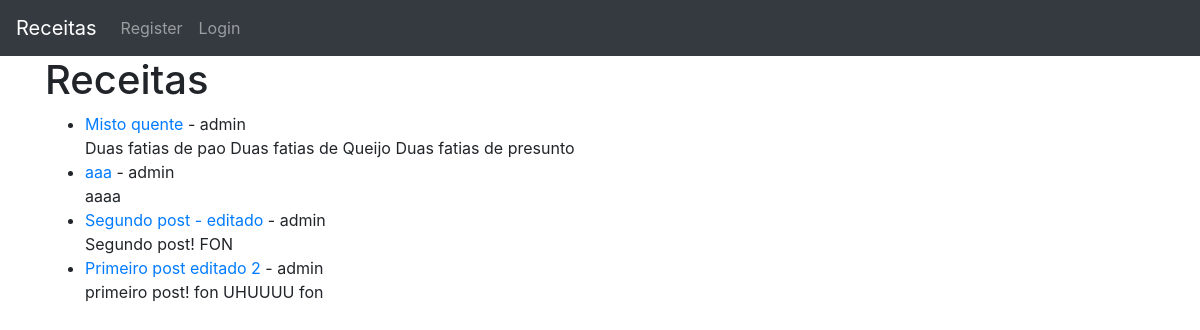
Before: / with the older database file.
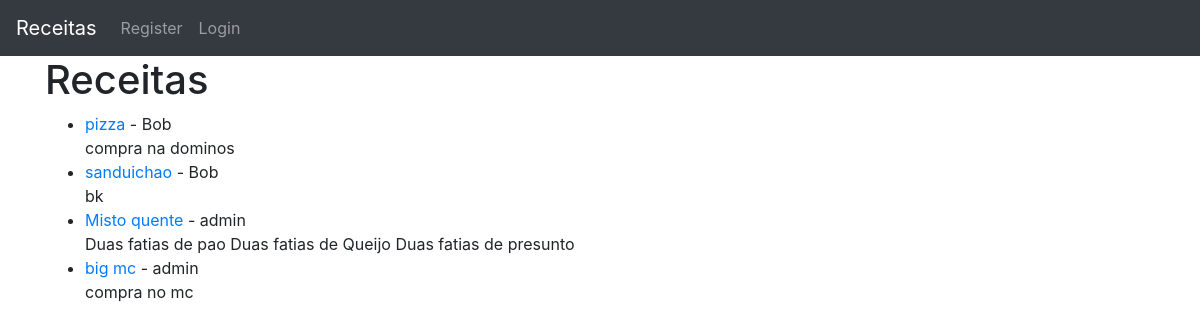
After: the same page with the newer database file.
### theblog/models.py (models this page shows, shortened)
class Post(models.Model):
    title = models.CharField(max_length=255)
    author = models.ForeignKey(User, on_delete=models.CASCADE)
    body = models.TextField()

### theblog/views.py (the view)
# urls.py: path('', HomeView.as_view(), name='home'),
class HomeView(ListView):
    model = Post
    template_name = 'home.html'
    ordering = ['-id']

### theblog/templates/home.html (shortened to what this page needs)
{% extends "base.html" %}
{%block content %}
<h1>Receitas</h1>
<ul>
{% for post in object_list %}
    <li><a href="{%url 'article-detail' post.pk%}">{{post.title}}</a> - {{post.author}}
    <br/>
    {{post.body | slice:":500"}}
    </li>
{% endfor %}
</ul>
{% endblock %}

### theblog/templates/base.html (shortened to what this page needs)
<!doctype html>
<html lang="en">
  <head>
    <link rel="stylesheet" href="https://cdn.jsdelivr.net/npm/bootstrap@4.4.1/dist/css/bootstrap.min.css">
  </head>
  <body>
    <nav class="navbar navbar-expand-lg navbar-dark bg-dark">
        <a class="navbar-brand" href="{% url "home" %}">Receitas</a>
        <div class="collapse navbar-collapse" id="navbarSupportedContent">
          <ul class="navbar-nav mr-auto">
            {%if user.is_authenticated%}
              <li class="nav-item">
                <a class="nav-link" href="{%url 'add_post'%}">Adicionar Receita</a>
              </li>
              <li class="nav-item">
                <a class="nav-link" href="{%url 'logout'%}">Logout</a>
              </li>
            {%else%}
              <li class="nav-item">
                <a class="nav-link" href="{%url 'register'%}">Register</a>
              </li>
              <li class="nav-item">
                <a class="nav-link" href="{%url 'login'%}">Login</a>
              </li>
            {%endif%}
          </ul>
        </div>
      </nav>
    <div class="container">
        {%block content %}
        {% endblock %}
    </div>
  </body>
</html>

Changed rows visible on the page:
removed Post: title "Segundo post - editado", author "admin", body "Segundo post! FON"
removed Post: title "Primeiro post editado 2", author "admin", body "primeiro post! fon UHUUUU fon"
added Post: title "pizza", author "Bob", body "compra na dominos"
added Post: title "sanduichao", author "Bob", body "bk"
changed Post: title "aaa" → "big mc"; body "aaaa" → "compra no mc"
